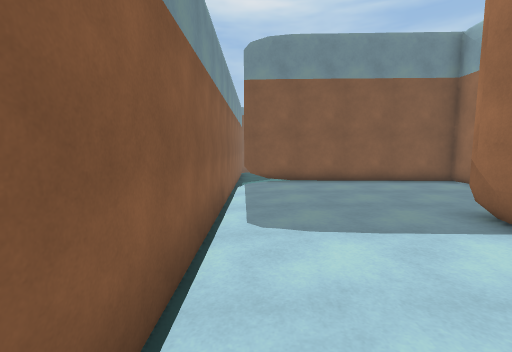
View 1 (above)

18 first-person views from a walk through a 3-D level made in the Unity game engine. The camera is 1.4 m above the floor, tilts 6° down and sees 90° across. Doors are open. The floor is counted in squares, 1 m on a side. Each view is taken from the middle of a square. On the plan, view 1 faces up. The plan holds only what a view shows up to about 13 squares ahead; the rest is blank. The place goes on beyond the plan. The player character is not drawn.

View 2
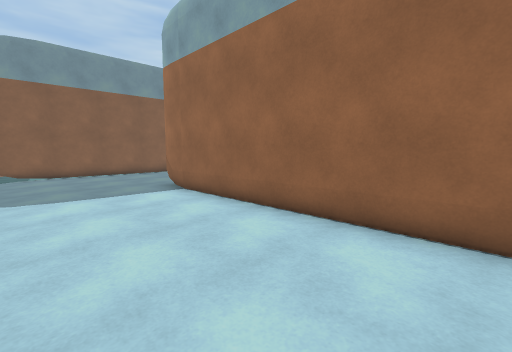

View 3
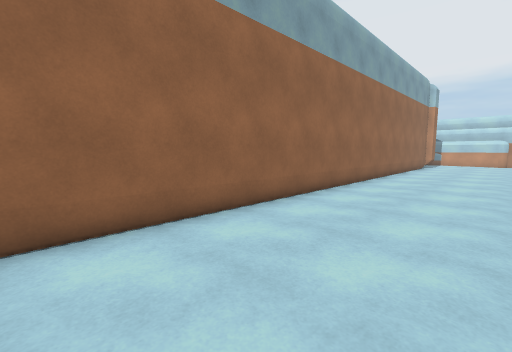

View 4
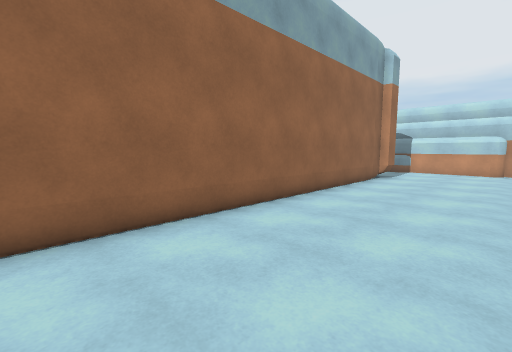

View 5
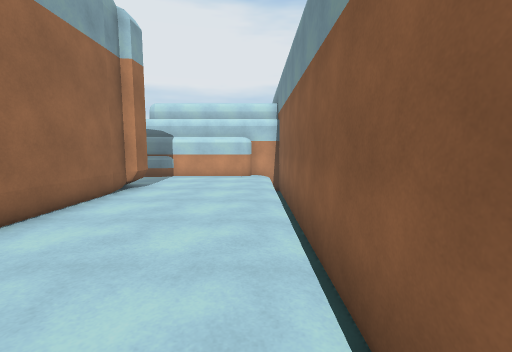

View 6
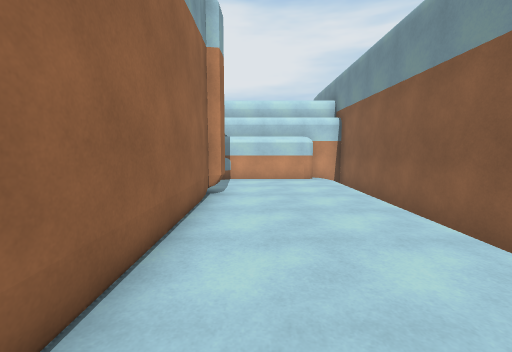

View 7
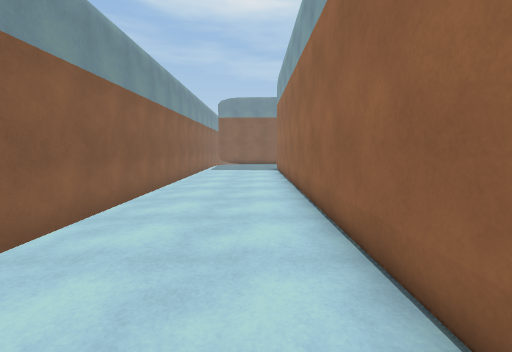

View 8
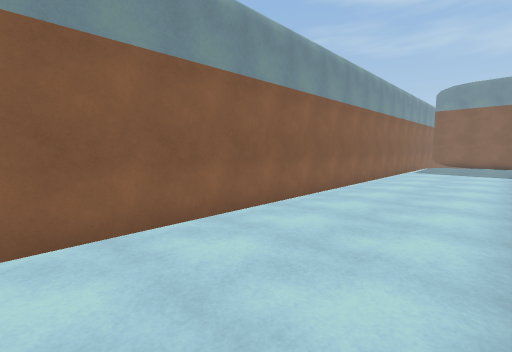

View 9
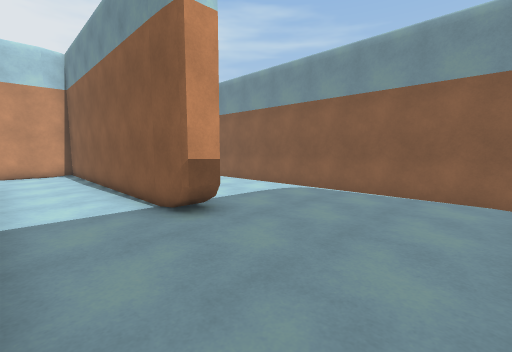

View 10
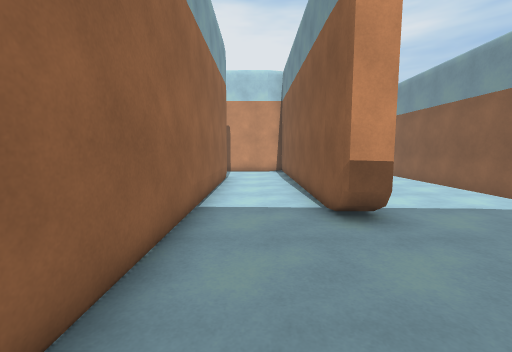

View 11
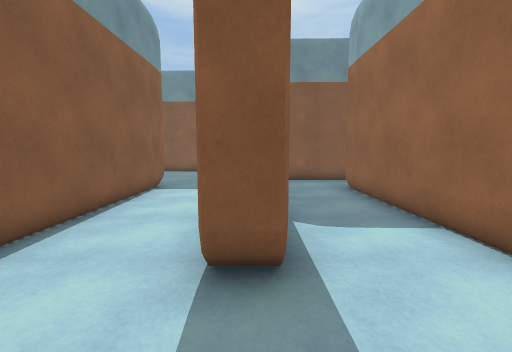

View 12
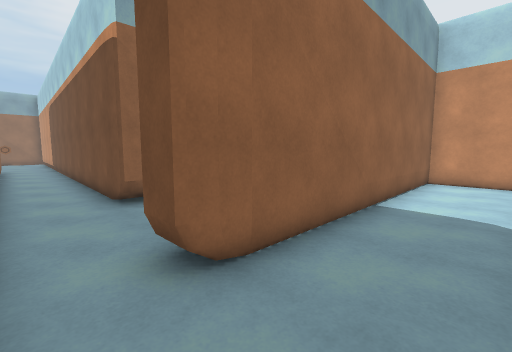

View 13
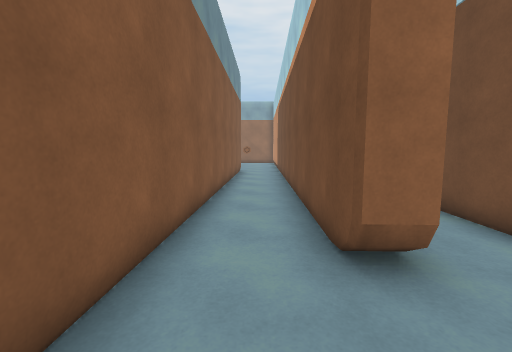

View 14
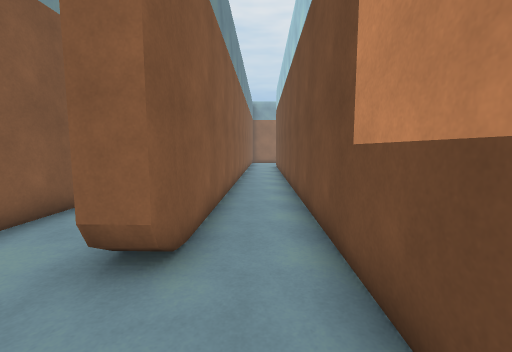

View 15
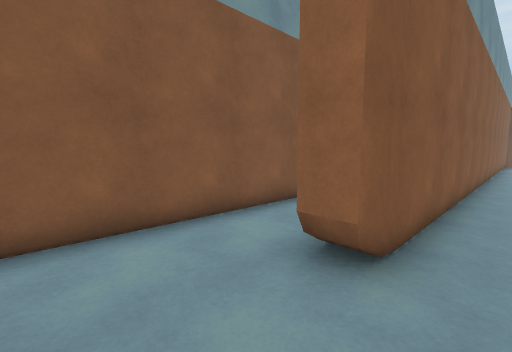

View 16
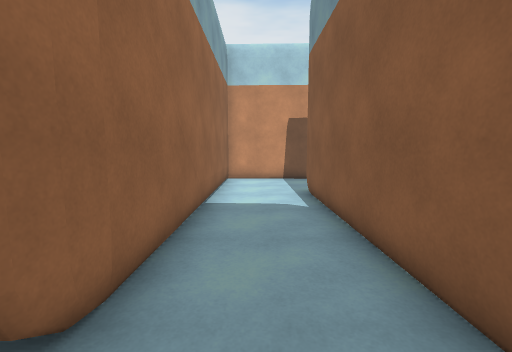

View 17
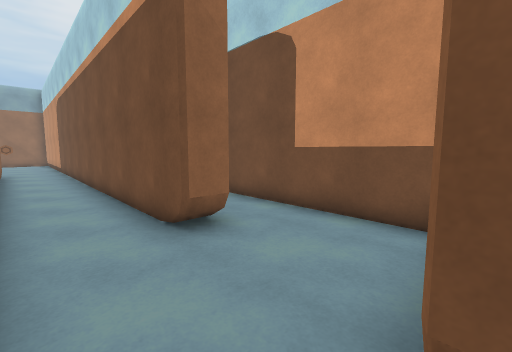

View 18
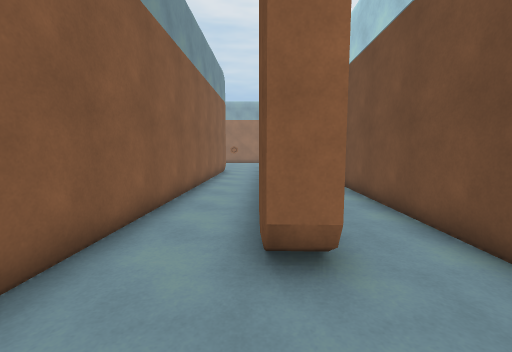

### Floor plan
Points are (right, up) in squares from view 1. A wall is a line through its corners. A room is listed if a view was taken in it or the views show most of it. See-through windows are left out.
Room 1 (views 1, 2, 3, 4, 5, 6, 7, 8, 9, 10, 11, 12, 16)
walls: (8.4, -1.9) (8.4, 10.9) (-0.3, 11.2); (9.4, -2.6) (8.4, -2.6); (5.3, 5.2) (5.4, 4.8); (5.4, 5.2) (5.4, -5.9) (12.3, -6.1) (12.3, 4.4); (4.4, 5.4) (5.3, 5.4); (9.4, 4.5) (9.4, -2.2); (12.3, 4.2) (12.4, 4.8); (12.5, 6.4) (10.5, 6.5); (0.4, 11.1) (-0.6, 11.3); (4.4, -21.8) (4.4, 5.2); (-1.3, 11.4) (-1.3, -26.9) (0.2, -26.9); (4, -22.5) (4, -21.7); (0.6, -26) (5.5, -26)
low walls: (4.4, 5.2) (5.3, 5.2); (4.6, -25.6) (5.4, -25.6)
ways out: opening at (13, 5.5) to room 2
Room 2 (views 13, 14, 15, 17, 18)
walls: (16.6, 4) (24.5, 3.7); (17.1, 2.9) (16.6, 3.1) (16.6, 3.9) (17.1, 4); (12.4, 4.8) (13.2, 4.8); (13.8, 1.1) (24.4, 0.7); (24.6, 6.1) (12.5, 6.4); (24.5, 2.8) (16.6, 3)
ways out: opening at (13, 5.5) to room 1

Where each view was taken, in squares from view 1:
view 1: 0 up, 0 right, facing up
view 2: 4 down, 0 right, facing up-right
view 3: 0 up, 0 right, facing down-right
view 4: 9 down, 0 right, facing down-right
view 5: 13 down, 0 right, facing down
view 6: 14 down, 3 right, facing down
view 7: 13 down, 3 right, facing up
view 8: 13 down, 4 right, facing up-left
view 9: 10 up, 8 right, facing down-left
view 10: 10 up, 7 right, facing down
view 11: 5 down, 9 right, facing up
view 12: 6 up, 10 right, facing down-right
view 13: 5 up, 14 right, facing right
view 14: 2 up, 14 right, facing right
view 15: 2 up, 14 right, facing up-right
view 16: 6 up, 11 right, facing down
view 17: 6 up, 13 right, facing down-right
view 18: 4 up, 14 right, facing right
